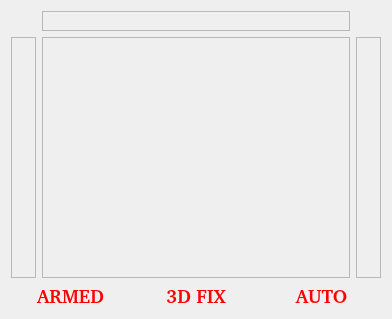
<?xml version="1.0" encoding="UTF-8"?>
<ui version="4.0">
 <class>Form_hud</class>
 <widget class="QWidget" name="Form_hud">
  <property name="geometry">
   <rect>
    <x>0</x>
    <y>0</y>
    <width>392</width>
    <height>319</height>
   </rect>
  </property>
  <property name="minimumSize">
   <size>
    <width>308</width>
    <height>308</height>
   </size>
  </property>
  <property name="mouseTracking">
   <bool>false</bool>
  </property>
  <property name="windowTitle">
   <string>Form</string>
  </property>
  <layout class="QVBoxLayout" name="verticalLayout" stretch="0,1,0">
   <item>
    <layout class="QHBoxLayout" name="horizontalLayout_3" stretch="0">
     <item>
      <widget class="QFrame" name="frame_top">
       <property name="sizePolicy">
        <sizepolicy hsizetype="Expanding" vsizetype="Expanding">
         <horstretch>0</horstretch>
         <verstretch>0</verstretch>
        </sizepolicy>
       </property>
       <property name="minimumSize">
        <size>
         <width>308</width>
         <height>20</height>
        </size>
       </property>
       <property name="maximumSize">
        <size>
         <width>180</width>
         <height>16777215</height>
        </size>
       </property>
       <property name="sizeIncrement">
        <size>
         <width>0</width>
         <height>0</height>
        </size>
       </property>
       <property name="layoutDirection">
        <enum>Qt::LeftToRight</enum>
       </property>
       <property name="autoFillBackground">
        <bool>false</bool>
       </property>
       <property name="frameShape">
        <enum>QFrame::StyledPanel</enum>
       </property>
       <property name="frameShadow">
        <enum>QFrame::Raised</enum>
       </property>
      </widget>
     </item>
    </layout>
   </item>
   <item>
    <layout class="QHBoxLayout" name="horizontalLayout_2" stretch="0,1,0">
     <item>
      <widget class="QFrame" name="frame_left">
       <property name="minimumSize">
        <size>
         <width>25</width>
         <height>150</height>
        </size>
       </property>
       <property name="frameShape">
        <enum>QFrame::StyledPanel</enum>
       </property>
       <property name="frameShadow">
        <enum>QFrame::Raised</enum>
       </property>
       <zorder>frame_center</zorder>
      </widget>
     </item>
     <item>
      <widget class="QFrame" name="frame_center">
       <property name="frameShape">
        <enum>QFrame::StyledPanel</enum>
       </property>
       <property name="frameShadow">
        <enum>QFrame::Raised</enum>
       </property>
      </widget>
     </item>
     <item>
      <widget class="QFrame" name="frame_right">
       <property name="minimumSize">
        <size>
         <width>25</width>
         <height>150</height>
        </size>
       </property>
       <property name="frameShape">
        <enum>QFrame::StyledPanel</enum>
       </property>
       <property name="frameShadow">
        <enum>QFrame::Raised</enum>
       </property>
      </widget>
     </item>
    </layout>
   </item>
   <item>
    <layout class="QHBoxLayout" name="horizontalLayout">
     <item>
      <widget class="QLabel" name="label_arm">
       <property name="font">
        <font>
         <family>Padauk Book [PYRS]</family>
         <pointsize>14</pointsize>
         <weight>75</weight>
         <bold>true</bold>
        </font>
       </property>
       <property name="styleSheet">
        <string notr="true">color:rgb(255, 0, 0);</string>
       </property>
       <property name="frameShape">
        <enum>QFrame::NoFrame</enum>
       </property>
       <property name="text">
        <string>ARMED</string>
       </property>
       <property name="alignment">
        <set>Qt::AlignCenter</set>
       </property>
      </widget>
     </item>
     <item>
      <widget class="QLabel" name="label_gnssfix">
       <property name="font">
        <font>
         <family>Padauk Book [PYRS]</family>
         <pointsize>14</pointsize>
         <weight>75</weight>
         <bold>true</bold>
        </font>
       </property>
       <property name="styleSheet">
        <string notr="true">color:rgb(255, 0, 0);</string>
       </property>
       <property name="frameShape">
        <enum>QFrame::NoFrame</enum>
       </property>
       <property name="text">
        <string>3D FIX</string>
       </property>
       <property name="alignment">
        <set>Qt::AlignCenter</set>
       </property>
      </widget>
     </item>
     <item>
      <widget class="QLabel" name="label_mode">
       <property name="font">
        <font>
         <family>Padauk Book [PYRS]</family>
         <pointsize>14</pointsize>
         <weight>75</weight>
         <bold>true</bold>
        </font>
       </property>
       <property name="layoutDirection">
        <enum>Qt::LeftToRight</enum>
       </property>
       <property name="styleSheet">
        <string notr="true">color:rgb(255, 0, 0);</string>
       </property>
       <property name="frameShape">
        <enum>QFrame::NoFrame</enum>
       </property>
       <property name="text">
        <string>AUTO</string>
       </property>
       <property name="alignment">
        <set>Qt::AlignCenter</set>
       </property>
      </widget>
     </item>
    </layout>
   </item>
  </layout>
 </widget>
 <resources/>
 <connections/>
</ui>
